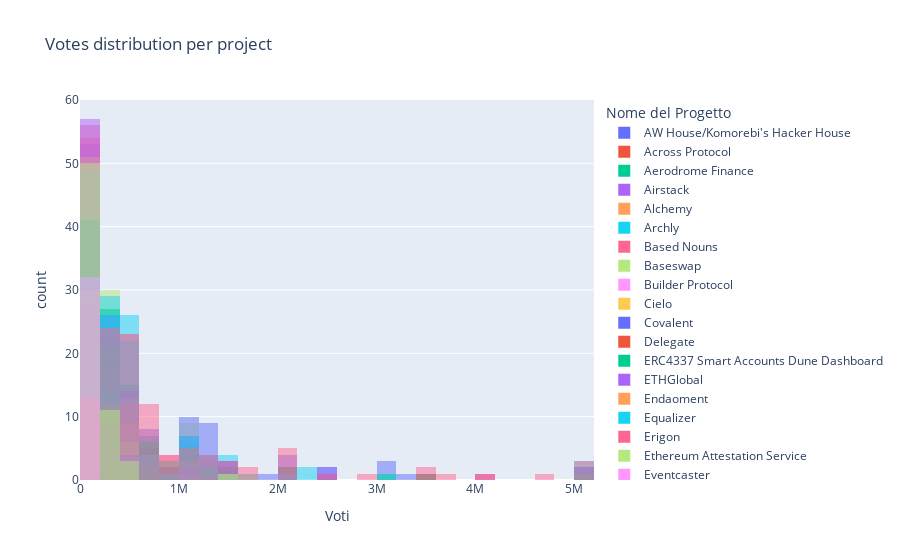

The cell this chart's notebook holds for it:
### Code cell
df_expanded = df.explode('votes')

# Grafico della distribuzione dei voti per ciascun progetto
fig = px.histogram(df_expanded, x='votes', color='project_name', 
                   labels={'votes': 'Voti', 'project_name': 'Nome del Progetto'},
                   title='Votes distribution per project', 
                   barmode='overlay', nbins=50)

fig.show()
